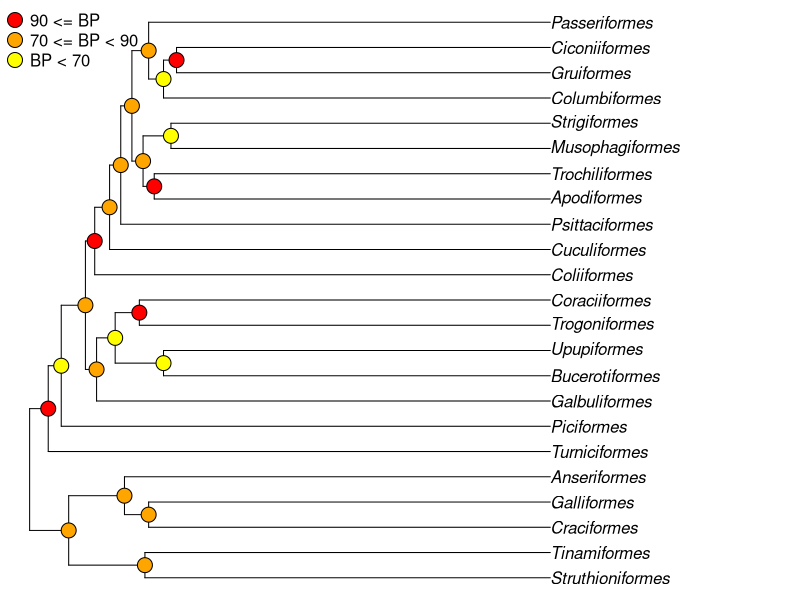
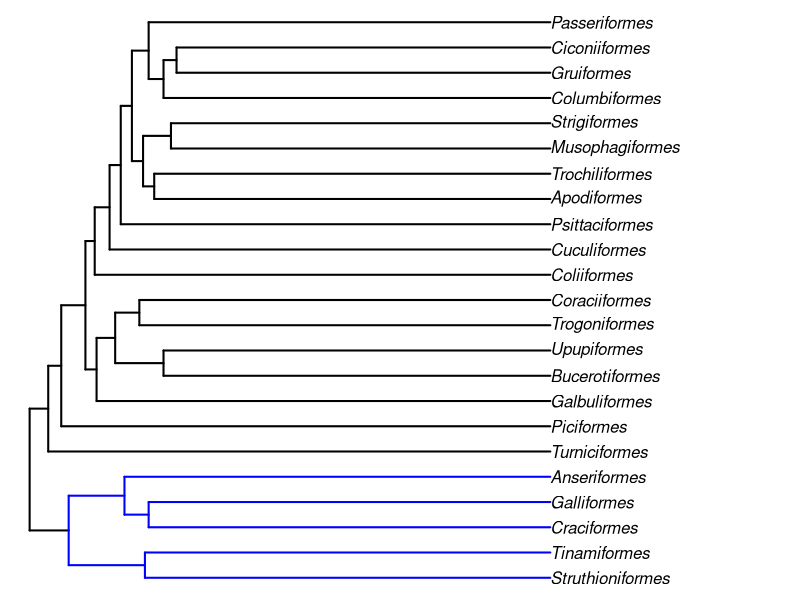
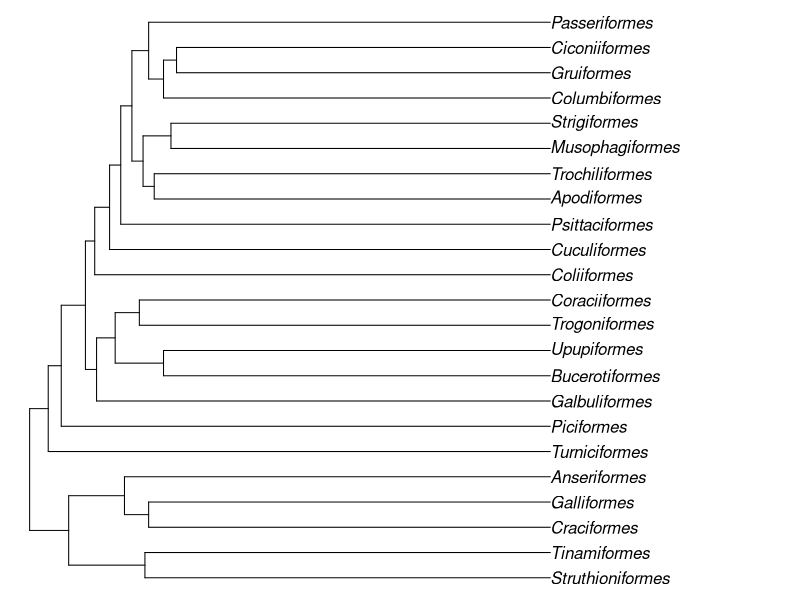
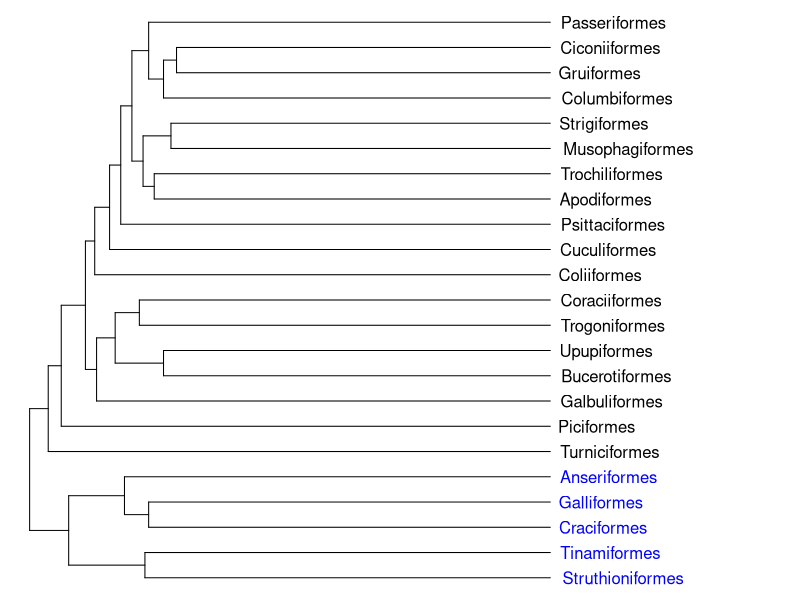

Generate these figures, in order, with R:
### Ejercicio 1. ###
library("ape")   #cargar la libreria
data("bird.orders")   #cargar datos
plot(bird.orders, no.margin = T)  #graficar arbol
#crear o cargar vector con valores de bootstrap
bs.ml <- c(NA, 88, 76, 73, 71, 100, 45, 81, 72, 67, 63, 100, 100, 88, 76, 73, 71, 100, 45, 72, 67, 100, 100) 
color<-character(length(bs.ml))  #crear vector de colores con la longitus de bs.ml
color[bs.ml >= 90] <- "red"   #asignar rojo cuando soporte es mayor o igual a 90
color[bs.ml < 90 & bs.ml >= 70] <- "orange"  #asignar naranja cuando soporte es menor a 90 y mayor o igual a 70
color[bs.ml < 70] <- "yellow"  #asignar amarillo cuando soporte es menor a 70
nodelabels(node = 25:45, pch = 21, cex = 2, bg = color[-1])  #agregar etiquetas a los nodos
legend("topleft", legend = c("90 <= BP", "70 <= BP < 90", "BP < 70"), pch = 21, pt.bg = c("red","orange","yellow"), 
       pt.cex = 2, bty = "n") #agregar leyenda en esquina superior izquierda

### Ejercicio 2 ###
relaciones <- which.edge(bird.orders, 1:5) #Guardar en vector las relaciones que involucran los nodos 1 al 5
color2 <- rep("black", Nedge(bird.orders)) #Crear vector con color negro y longitud igual a nodos totales
color2[relaciones] <- "blue"  #cambiar las posiciones de color2, que estan guardadas en relaciones, por "blue"
#Dibujar filograma usando color2 para las ramas seleccionadas:
plot.phylo(bird.orders, "phylogram", T, edge.color = color2, edge.width = 2, no.margin = F, show.tip.label = T)  

info_plot<-plot(bird.orders) #guardar información del gráfico del arbol en un vector
plot(bird.orders,show.tip.label = F, x.lim = info_plot$x.lim ) #Graficar sin nombres
# agregar nombres con los colores deseados:
tiplabels(bird.orders$tip.label, adj = -0.1, col = c(rep("blue",5), rep("black", 18)), frame="n")


## Ejercicio 3: Función que recibe árbol y vector con estados de caracter y devuelve filograma con ramas coloreadas dependiendo 
#del tipo de cambio:

col.cambio <- function(vector, arbol) {
  
  if (length(vector)==sum(length(arbol$tip.label), arbol$Nnode)) # verificar que la longitud del vector corresponda a los nodos totales del árbol
    {
    
    colores<-character(nrow(arbol$edge))   #crear vector de caracteres con longitud igual al número de filas en edge
    
    for (i in 1:nrow(arbol$edge)) { #crear loop que haga tantos ciclos como filas hay en edge
      if(vector[arbol$edge[i,1]]==vector[arbol$edge[i,2]]) {colores[i]<-"black"} # asignar color negro cuando no hay cambio
      if(vector[arbol$edge[i,1]] < vector[arbol$edge[i,2]]) {colores[i]<-"red"}  # asignar color rojo cuando el cambio va de un valor menor a uno mayor
      if(vector[arbol$edge[i,1]] > vector[arbol$edge[i,2]]) {colores[i]<-"blue"} # asignar color azul cuando el cambio va de un valor mayor a uno menor
    }
   plot.phylo(arbol, "phylogram", T, edge.color = colores, edge.width = 2, no.margin = F, show.tip.label = T)
   # Graficar filograma con ramas con los colores asignados anteriormente
  } 

  else {print("Error: El número de nodos no coincide con la longitud del vector")}
  #mensaje de error en caso de que no se cumpla la primera condición
}




















